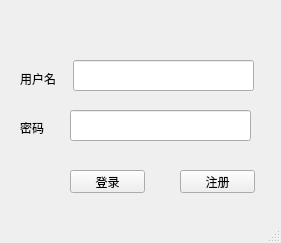
<?xml version="1.0" encoding="UTF-8"?>
<ui version="4.0">
 <class>OBSBasicLogin</class>
 <widget class="QMainWindow" name="OBSBasicLogin">
  <property name="geometry">
   <rect>
    <x>0</x>
    <y>0</y>
    <width>281</width>
    <height>243</height>
   </rect>
  </property>
  <property name="windowTitle">
   <string>OBSBasicLogin</string>
  </property>
  <widget class="QWidget" name="centralwidget">
   <widget class="QPushButton" name="m_btnlogin">
    <property name="geometry">
     <rect>
      <x>70</x>
      <y>170</y>
      <width>75</width>
      <height>23</height>
     </rect>
    </property>
    <property name="text">
     <string>登录</string>
    </property>
   </widget>
   <widget class="QPushButton" name="m_btnsignin">
    <property name="geometry">
     <rect>
      <x>180</x>
      <y>170</y>
      <width>75</width>
      <height>23</height>
     </rect>
    </property>
    <property name="text">
     <string>注册</string>
    </property>
   </widget>
   <widget class="QLineEdit" name="m_editusername">
    <property name="geometry">
     <rect>
      <x>73</x>
      <y>60</y>
      <width>181</width>
      <height>31</height>
     </rect>
    </property>
   </widget>
   <widget class="QLineEdit" name="m_editpassword">
    <property name="geometry">
     <rect>
      <x>70</x>
      <y>110</y>
      <width>181</width>
      <height>31</height>
     </rect>
    </property>
   </widget>
   <widget class="QLabel" name="m_tipusername">
    <property name="geometry">
     <rect>
      <x>20</x>
      <y>70</y>
      <width>41</width>
      <height>16</height>
     </rect>
    </property>
    <property name="text">
     <string>&lt;html&gt;&lt;head/&gt;&lt;body&gt;&lt;p&gt;用户名&lt;/p&gt;&lt;/body&gt;&lt;/html&gt;</string>
    </property>
   </widget>
   <widget class="QLabel" name="m_tippassword">
    <property name="geometry">
     <rect>
      <x>20</x>
      <y>120</y>
      <width>41</width>
      <height>16</height>
     </rect>
    </property>
    <property name="text">
     <string>密码</string>
    </property>
   </widget>
  </widget>
  <widget class="QMenuBar" name="menubar">
   <property name="geometry">
    <rect>
     <x>0</x>
     <y>0</y>
     <width>281</width>
     <height>22</height>
    </rect>
   </property>
  </widget>
  <widget class="QStatusBar" name="statusbar"/>
 </widget>
 <resources/>
 <connections/>
</ui>
